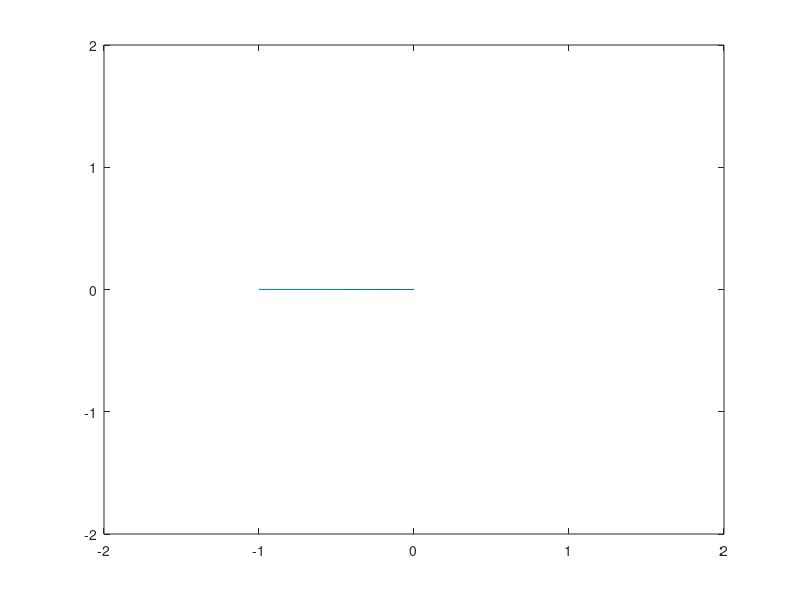

Write MATLAB code to recreate this figure.
%
%  simple rotation, using functions
%

function s002_simple_rotation_SE3
% make an animation
for theta = 0:0.01:pi/2
    p1 = kinematics( theta )
    plot( [0 p1(2)], [0 p1(3)] )  % plot in x-z axis
    axis( [-2 2 -2 2] )           % proper scale
    pause( 0.01 )
end
 
function [p1] = kinematics( theta1 )
% calculate the kinematics based on angle theta1
u1 = [0;0;0];       % point around which we rotate
p10 = [0;0;1;1];    % point where we start the motion
w1 = [1;0;0];       % direction of rotation

s1 = [ w1 ; -cross(w1,u1) ];  % Lie algebra element describing the movement
A1 = expm( hat(s1)*theta1 );   % rotation-translation matrix, in Lie group
p1 = A1 * p10 ;        % the current position


function S = hat(s)
% this is essentially a matrix version of a vector product
% but since it will have to work in se(3):
% by definition: S = [ hat(w) v ; 0 0 0 0 ]
% where w in so(3) and hat(w) returns a screw-symmetric matrix
S = [ 0        -s(3)   s(2)    s(4) ; ...
      s(3)     0       -s(1)   s(5) ; ...
      -s(2)    s(1)    0       s(6) ; ...
      0        0       0       0 ];

